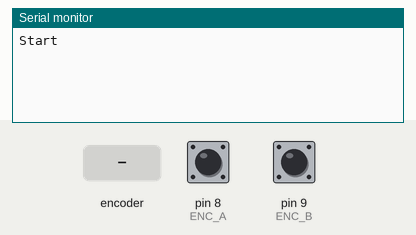
A sketch run on a simulated Arduino Uno, built with avr-gcc and run on an emulated ATmega328P. Shown: the last lines printed to the serial monitor. The test bench sets the inputs (shaded band); at power-on: pin 8 (ENC_A) HIGH, pin 9 (ENC_B) HIGH.

Above: at 1.2 s.
1.3 s: rotary encoder on pin 8 (ENC_A) / pin 9 (ENC_B) turned 1 step (first pin leading)
At 2.6 s:
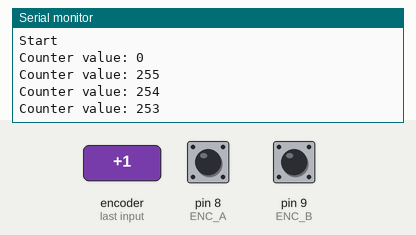
3.0 s: rotary encoder on pin 8 (ENC_A) / pin 9 (ENC_B) turned 1 step (first pin leading)
At 3.9 s:
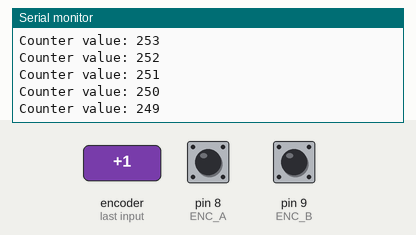
Timing chart, 0 to 6.0 s (numbered marks = the images above; inputs shaded):
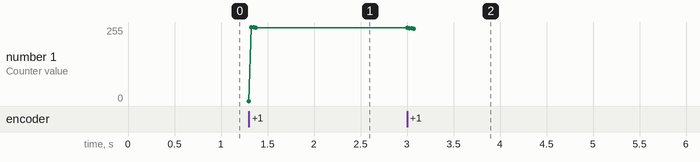

Measured:
- after the input at 1.3 s, the serial monitor: prints a new line at once (image 1)
- after the input at 3.0 s, the serial monitor: prints a new line at once (image 2)
- plotted number 1: 253 → 249 after the input at 3.0 s

The sketch:

arduino033_WR_source.ino
```cpp
/*
    Curso de Arduino Aula 033 - WR Kits Channel

    Lendo Rotary Encoder

    Autor: Eng. Wagner Rambo   Setembro de 2015

    www.wrkits.com.br | facebook.com/wrkits | youtube.com/user/canalwrkits

*/


// --- Mapeamento de Hardware ---
/* Rotary encoder read example */
#define ENC_A 8
#define ENC_B 9
#define ENC_PORT PINB
void setup()
{
/* Setup encoder pins as inputs */
pinMode(ENC_A, INPUT);
digitalWrite(ENC_A, HIGH);
pinMode(ENC_B, INPUT);
digitalWrite(ENC_B, HIGH);
Serial.begin (9600);
Serial.println("Start");

}

void loop()
{
static unsigned char counter = 0; //this variable will be changed by encoder input
char tmpdata;
/**/
tmpdata = read_encoder();
if( tmpdata ) {
Serial.print("Counter value: ");
Serial.println(counter, DEC);

counter += tmpdata;

}

}

/* returns change in encoder state (-1,0,1) */
char read_encoder()
{
  static char enc_states[] = {0,-1,1,0,1,0,0,-1,-1,0,0,1,0,1,-1,0};
  static unsigned char old_AB = 0;
  /**/
  old_AB <<= 2;                   //remember previous state
  old_AB |= ( ENC_PORT & 0x03 );  //add current state
  return ( enc_states[( old_AB & 0x0f )]);
}
```
